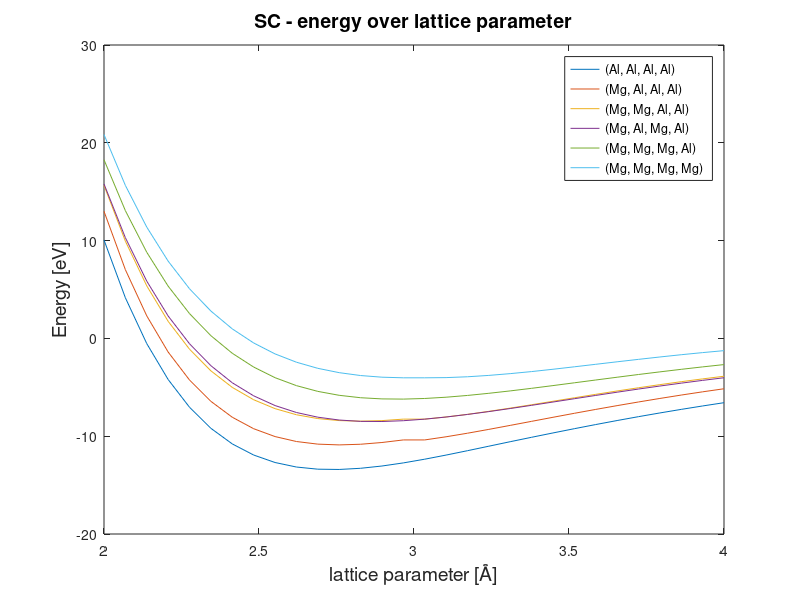

Write MATLAB code to recreate this figure. (Note: this script raises an error after producing the figure.)
%% import all sc data
% The commented first part reads from data file, but we saved the data in
% variable sc.mat that is imported further down to not have to work with
% all this text!

% clear all
% clc
% %the ones from 2 to 6
% temp(1,:) = dlmread('data/2to6in60_k8/4al_sc_2to6in60_co300','\t',11,0); %(0,0,0,0)
% temp(2,:) = dlmread('data/2to6in60_k8/mgalmgal_sc_2to6in60_co300','\t',11,0); %(1,0,1,0)
% temp(3,:) = dlmread('data/2to6in60_k8/3mg1al_sc_2to6in60_co300','\t',11,0); %(1,1,1,0)
% 
% %the ones that were run in two sets from 2 to 4
% a = dlmread('data/2to3in15_k8/1mg3al_sc_2to3in15_co300','\t',11,0); %(1,0,0,0)
% b = dlmread('data/3to4in15_k8/1mg3al_sc_3to4in15_co300','\t',11,0); 
% sc(2,:) = [a; b]';
% 
% a = dlmread('data/2to3in15_k8/2al2mg_sc_2to3in15_co300','\t',11,0); %(1,1,0,0)
% b = dlmread('data/3to4in15_k8/2al2mg_sc_3to4in15_co300','\t',11,0); 
% sc(3,:) = [a; b]';
% 
% a = dlmread('data/2to3in15_k8/4mg_sc_2to3in15_co300','\t',11,0); %(1,1,1,1)
% b = dlmread('data/3to4in15_k8/4mg_sc_3to4in15_co300','\t',11,0); 
% sc(6,:) = [a; b]';
% 
% %Samlar allt i sc:
% sc(1,:) = temp(1, 1:30);
% sc(4:5,:) = temp(2:3, 1:30);

%x2to6 = linspace(2, 6, 60);
%plot(x2to6, temp) % plottar de med data för 2 till 6
clear all
clc

load('data/sc.mat')
x2to4 = linspace(2, 4, 30);
plot(x2to4, sc)
title('SC - energy over lattice parameter', 'FontSize', 14)
xlabel('lattice parameter [Å]', 'FontSize', 14)
ylabel('Energy [eV]', 'FontSize', 14)
legend('(Al, Al, Al, Al)', '(Mg, Al, Al, Al)', '(Mg, Mg, Al, Al)', '(Mg, Al, Mg, Al)', '(Mg, Mg, Mg, Al)', '(Mg, Mg, Mg, Mg)')
% x2to6 = linspace(2, 6, 60);
% x2to4 = linspace(2, 4, 30);
% hold on
% plot(x2to6, temp)
% plot(x2to4, sc)

%% fcc

data = zeros(4,30);
data(1,:) = dlmread('data/3to5in30_k8/4al_fcc_3to5in30_co300_k8','\t',11,0);
%data(2,:) = dlmread('data/3to5in30_k8/1mg3al_fcc_3to5in30_co300_k8','\t',11,0);
data(3,:) = dlmread('data/3to5in30_k8/3mg1al_fcc_3to5in30_co300_k8','\t',11,0);
data(4,:) = dlmread('data/3to5in30_k8/4mg_fcc_3to5in30_co300_k8','\t',11,0);


x = linspace(3,5,30);
plot(x,data(1:3,:))

%save('dataFile.mat','data')
legend('bcc', 'fcc', 'sc')


%% bcc, seems like we have the full range

clear all
clc

data = zeros(6,60);
data(1,:) = dlmread('data/2to6in60_k8/4al_bcc_2to6in60_co300_k8','\t',11,0);
data(2,:) = dlmread('data/2to6in60_k8/1mg3al_bcc_2to6in60_co300_k8','\t',11,0);
data(3,:) = dlmread('data/2to6in60_k8/2al2mg_bcc_2to6in60_co300_k8','\t',11,0);
data(4,:) = dlmread('data/2to6in60_k8/mgalmgal_bcc_2to6in60_co300_k8','\t',11,0);
data(5,:) = dlmread('data/2to6in60_k8/3mg1al_bcc_2to6in60_co300_k8','\t',11,0);
data(6,:) = dlmread('data/2to6in60_k8/4mg_bcc_2to6in60_co300_k8','\t',11,0);

x = linspace(2,6,60);
plot(x,data)

bcc_full = data;

%save('data/bcc.mat','bcc_full')



%% K sweep

clear all
clc

data = dlmread('sweepKData','\t');
plot(data(:,1),data(:,2))


%% cutoff sweep

clear all
clc

data = dlmread('sweepCutoffData','\t');
plot(data(:,1),data(:,2))

